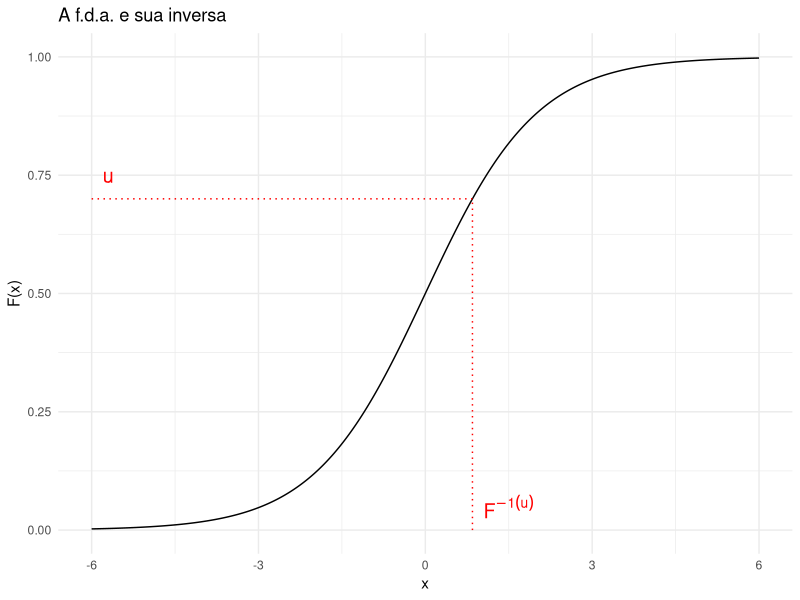
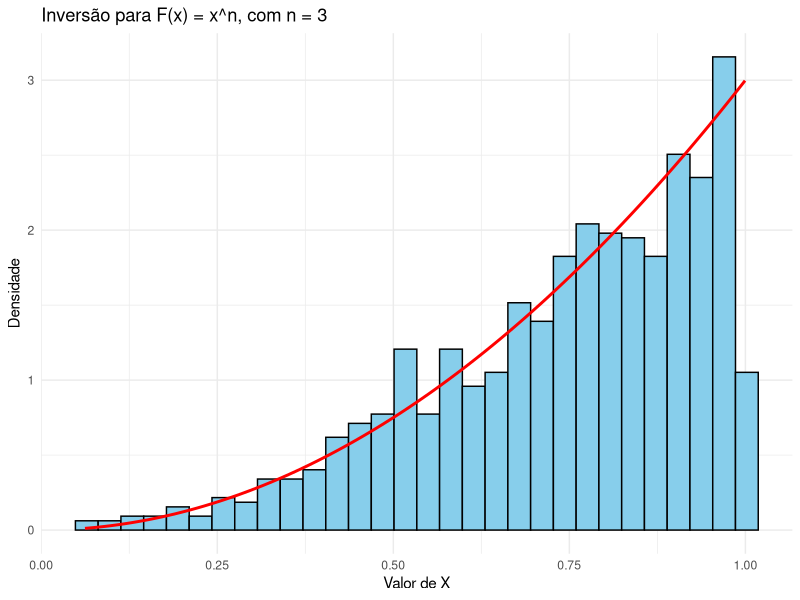
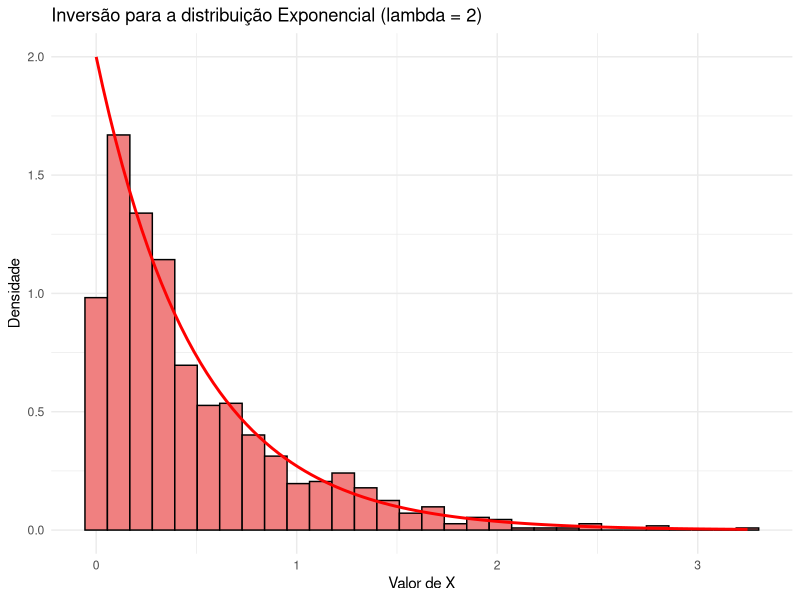
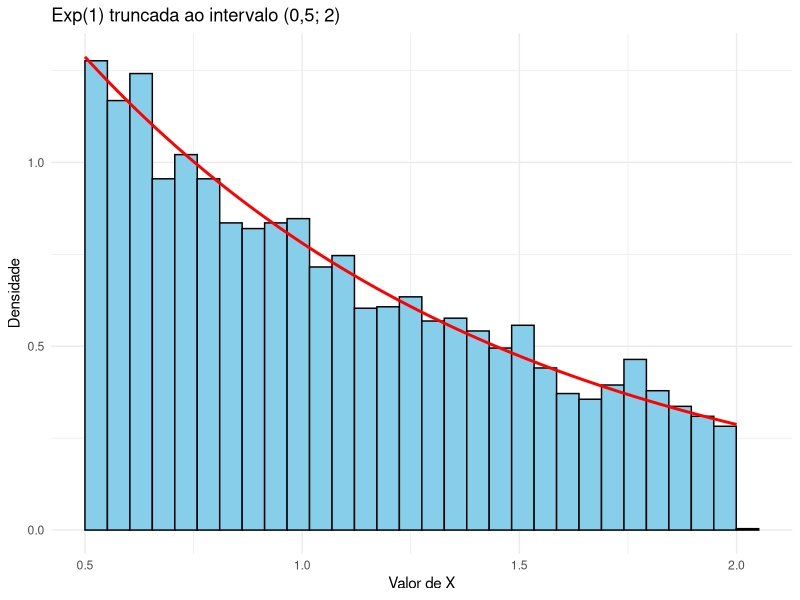
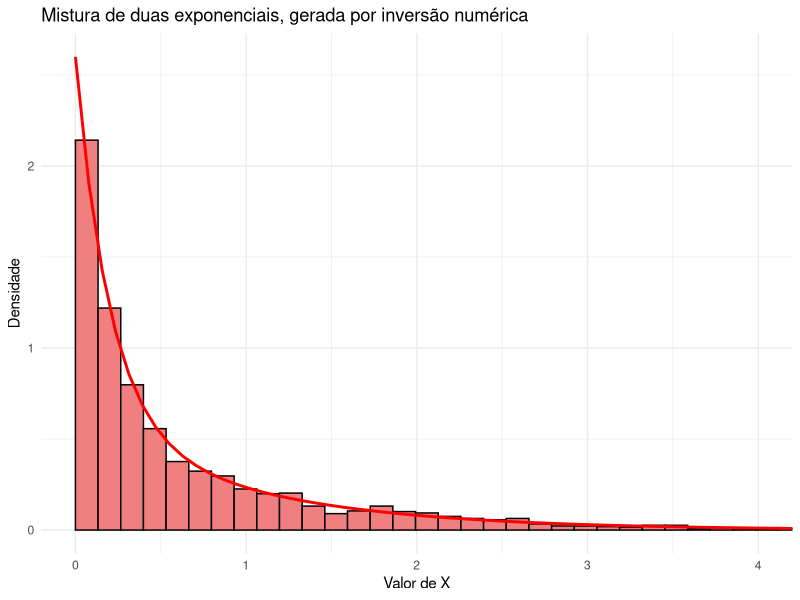

Write the R code that produced these figures, in order.
## ---- chunk 1
library(ggplot2)

# f.d.a. usada como ilustração: a logística
F_ac <- function(x) {
  1 / (1 + exp(-x))
}

# Inversa da f.d.a. logística, obtida resolvendo u = 1 / (1 + e^{-x}) em x
F_inv <- function(u) {
  -log(1 / u - 1)
}

# Malha de pontos usada para desenhar a curva
x <- seq(-6, 6, length.out = 400)

# Valor de u escolhido para ilustrar o caminho u -> F^{-1}(u)
u_valor <- 0.7
x_valor <- F_inv(u_valor)

df <- data.frame(x = x, F_x = F_ac(x))

ggplot(df, aes(x = x, y = F_x)) +
  geom_line(color = "black") +
  # Segmento horizontal: entramos com u pelo eixo vertical até tocar a curva
  annotate("segment", x = -6, xend = x_valor, y = u_valor, yend = u_valor,
           linetype = "dotted", color = "red") +
  # Segmento vertical: descemos da curva até o eixo horizontal
  annotate("segment", x = x_valor, xend = x_valor, y = 0, yend = u_valor,
           linetype = "dotted", color = "red") +
  annotate("text", x = x_valor + 0.2, y = 0.05, label = "F^{-1}(u)",
           parse = TRUE, color = "red", hjust = 0, size = 5) +
  annotate("text", x = -5.7, y = u_valor + 0.05, label = "u",
           color = "red", size = 5) +
  labs(title = "A f.d.a. e sua inversa", x = "x", y = "F(x)") +
  ylim(0, 1) +
  theme_minimal()
## ---- chunk 2
library(ggplot2)

set.seed(42)

n <- 3     # expoente da f.d.a. F(x) = x^n
B <- 1000  # quantos valores queremos gerar

# Passo 1: gerar os uniformes
U <- runif(B, min = 0, max = 1)

# Passo 2: aplicar a inversa da f.d.a., F^{-1}(u) = u^{1/n}
X <- U^(1 / n)

df <- data.frame(X = X)

# O histograma usa a escala de densidade (e não de contagem) para poder ser
# comparado com a densidade teórica, desenhada por stat_function
ggplot(df, aes(x = X)) +
  geom_histogram(aes(y = after_stat(density)), bins = 30,
                 fill = "skyblue", color = "black") +
  stat_function(fun = function(x) n * x^(n - 1), color = "red", linewidth = 1) +
  labs(title = "Inversão para F(x) = x^n, com n = 3",
       x = "Valor de X", y = "Densidade") +
  theme_minimal()
## ---- chunk 3
library(ggplot2)

set.seed(42)

lambda <- 2  # parâmetro da distribuição exponencial
B <- 1000    # quantos valores queremos gerar

# Passo 1: gerar os uniformes
U <- runif(B, min = 0, max = 1)

# Passo 2: aplicar a inversa da f.d.a. da exponencial
X <- -log(1 - U) / lambda

df <- data.frame(X = X)

# Comparação com a densidade teórica f(x) = lambda * e^{-lambda x}
ggplot(df, aes(x = X)) +
  geom_histogram(aes(y = after_stat(density)), bins = 30,
                 fill = "lightcoral", color = "black") +
  stat_function(fun = function(x) lambda * exp(-lambda * x),
                color = "red", linewidth = 1) +
  labs(title = "Inversão para a distribuição Exponencial (lambda = 2)",
       x = "Valor de X", y = "Densidade") +
  theme_minimal()
## ---- chunk 4
library(ggplot2)

set.seed(42)

lambda <- 1    # parâmetro da exponencial original
a <- 0.5       # extremo inferior do truncamento
b <- 2         # extremo superior do truncamento
B <- 5000      # quantos valores queremos gerar

# f.d.a. da exponencial e sua inversa, do Exemplo 2
F_exp     <- function(x) 1 - exp(-lambda * x)
F_inv_exp <- function(u) -log(1 - u) / lambda

# Passo 1: gerar os uniformes
U <- runif(B, min = 0, max = 1)

# Passo 2: levar U para a faixa (F(a), F(b)) da f.d.a.
V <- F_exp(a) + U * (F_exp(b) - F_exp(a))

# Passo 3: aplicar a inversa da f.d.a. original
X <- F_inv_exp(V)

cat("Menor valor gerado:", round(min(X), 4), "\n")
cat("Maior valor gerado:", round(max(X), 4), "\n")

# A constante que reescalona a densidade
constante <- F_exp(b) - F_exp(a)
cat("P(a < X < b) na exponencial original:", round(constante, 4), "\n")

df <- data.frame(X = X)

# A densidade teórica é a da exponencial dividida pela constante, e existe
# apenas dentro do intervalo (a, b) — daí o argumento xlim de stat_function
ggplot(df, aes(x = X)) +
  geom_histogram(aes(y = after_stat(density)), bins = 30, boundary = a,
                 fill = "skyblue", color = "black") +
  stat_function(fun = function(x) lambda * exp(-lambda * x) / constante,
                xlim = c(a, b), color = "red", linewidth = 1) +
  labs(title = "Exp(1) truncada ao intervalo (0,5; 2)",
       x = "Valor de X", y = "Densidade") +
  theme_minimal()
## ---- chunk 5
library(ggplot2)

set.seed(42)

p <- 0.6        # proporção de componentes da linha defeituosa
lambda1 <- 1    # taxa dessa linha (vida curta)
lambda2 <- 5    # taxa da linha boa
B <- 2000       # quantos valores queremos gerar

# f.d.a. da mistura. Note que não escrevemos F^{-1}: ela não existe em forma
# fechada, e é justamente esse o ponto do exemplo
F_mistura <- function(x) 1 - p * exp(-lambda1 * x) - (1 - p) * exp(-lambda2 * x)

# Passo 1: gerar os uniformes
U <- runif(B, min = 0, max = 1)

# Passos 2 e 3: uma busca numérica para cada valor gerado.
# tol controla a precisão da raiz; o padrão de uniroot é bem mais frouxo
X <- numeric(B)
for (i in 1:B) {
  X[i] <- uniroot(function(x) F_mistura(x) - U[i],
                  interval = c(0, 50), tol = 1e-10)$root
}

cat("Média amostral:", round(mean(X), 4), "\n")
cat("Média teórica  :", round(p / lambda1 + (1 - p) / lambda2, 4), "\n")

df <- data.frame(X = X)

f_mistura <- function(x) {
  p * lambda1 * exp(-lambda1 * x) + (1 - p) * lambda2 * exp(-lambda2 * x)
}

# coord_cartesian apenas aproxima o gráfico da região onde está quase toda a
# massa; nenhum valor é descartado do histograma
ggplot(df, aes(x = X)) +
  geom_histogram(aes(y = after_stat(density)), bins = 60, boundary = 0,
                 fill = "lightcoral", color = "black") +
  stat_function(fun = f_mistura, color = "red", linewidth = 1) +
  coord_cartesian(xlim = c(0, 4)) +
  labs(title = "Mistura de duas exponenciais, gerada por inversão numérica",
       x = "Valor de X", y = "Densidade") +
  theme_minimal()
